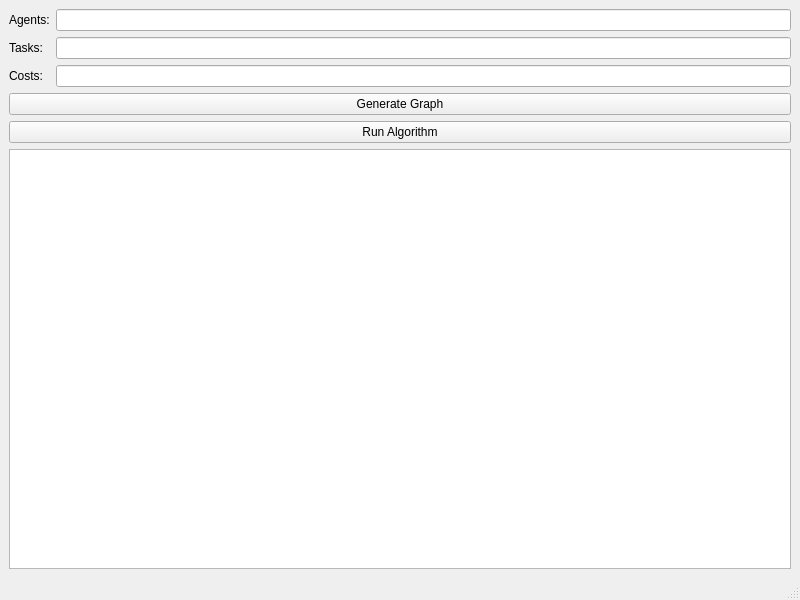
<ui version="4.0">
 <class>MainWindow</class>
 <widget class="QMainWindow" name="MainWindow">
  <property name="geometry">
   <rect>
    <x>0</x>
    <y>0</y>
    <width>800</width>
    <height>600</height>
   </rect>
  </property>
  <property name="windowTitle">
   <string>Assignment Problem</string>
  </property>
  <widget class="QWidget" name="centralWidget">
   <layout class="QGridLayout" name="gridLayout">
    <item row="0" column="0">
     <widget class="QLabel" name="label">
      <property name="text">
       <string>Agents:</string>
      </property>
     </widget>
    </item>
    <item row="0" column="1">
     <widget class="QLineEdit" name="lineEditAgents"/>
    </item>
    <item row="1" column="0">
     <widget class="QLabel" name="label_2">
      <property name="text">
       <string>Tasks:</string>
      </property>
     </widget>
    </item>
    <item row="1" column="1">
     <widget class="QLineEdit" name="lineEditTasks"/>
    </item>
    <item row="2" column="0">
     <widget class="QLabel" name="label_3">
      <property name="text">
       <string>Costs:</string>
      </property>
     </widget>
    </item>
    <item row="2" column="1">
     <widget class="QLineEdit" name="lineEditCosts"/>
    </item>
    <item row="3" column="0" colspan="2">
     <widget class="QPushButton" name="pushButtonGenerateGraph">
      <property name="text">
       <string>Generate Graph</string>
      </property>
     </widget>
    </item>
    <item row="4" column="0" colspan="2">
     <widget class="QPushButton" name="pushButtonRunAlgorithm">
      <property name="text">
       <string>Run Algorithm</string>
      </property>
     </widget>
    </item>
    <item row="5" column="0" colspan="2">
     <widget class="QTextBrowser" name="textBrowser"/>
    </item>
   </layout>
  </widget>
  <widget class="QMenuBar" name="menuBar"/>
  <widget class="QStatusBar" name="statusBar"/>
 </widget>
 <resources/>
 <connections/>
</ui>
